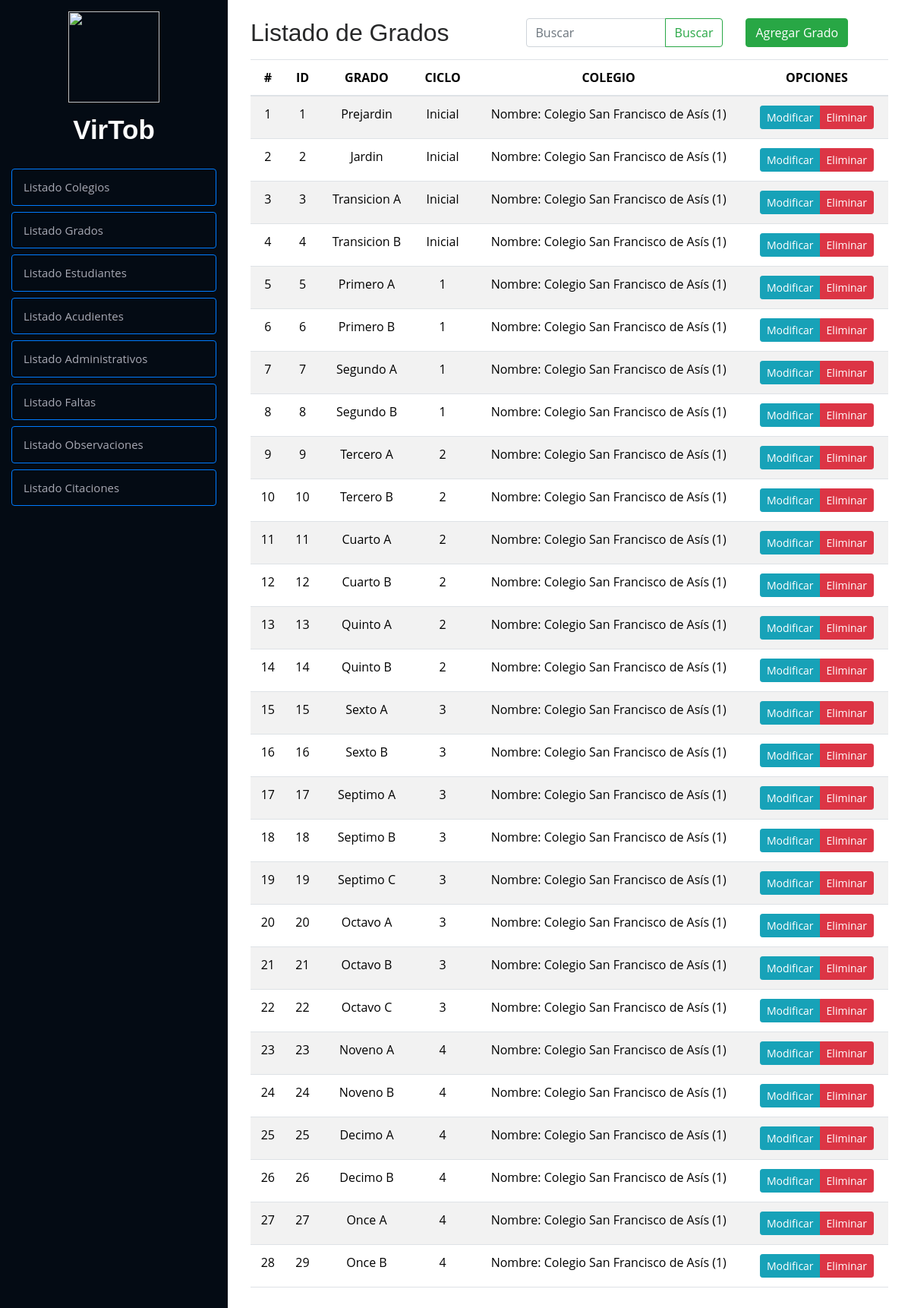
The page /crud/listaGrado/ (signed in) on the database its author committed.
### Modulos/Observador/models.py (models this page shows, shortened)
class Grado(models.Model):
    idGrado = models.AutoField(primary_key=True)
    grado = models.CharField(max_length=16, null=True, blank=True)
    ciclo = models.CharField(max_length=7)
    idColegio = models.ForeignKey(
        Colegio, on_delete=models.CASCADE, related_name="grado", default=1)

class Colegio(models.Model):
    idColegio = models.AutoField(primary_key=True)
    nombre = models.CharField(max_length=50)
    direccion = models.CharField(max_length=100)
    telefono = models.CharField(max_length=13)
    email = models.EmailField(max_length=100)
    def __str__(self):
        return f"Nombre: {self.nombre} ({self.idColegio})"
    class Meta:
        verbose_name = 'Colegio'

### Modulos/Observador/views.py (the view)
# urls.py: path('listaGrado/', listaGrado, name='listaGrado'),
def listaGrado(request):
    if not request.session.get('isLogged', False):
        return redirect('login')
    if request.session.get('userType', False) != "directivo":
        return redirect('home')
    query = request.GET.get("buscar", "")  # Obtener el valor del input
    grados = Grado.objects.all()
    if query:
        grados = grados.filter(
            Q(grado__icontains=query) |
            Q(ciclo__icontains=query) |
            Q(idColegio__nombre__icontains=query)
        )
    return render(request, 'listas/grados.html', {'grado': grados, "query": query})

### Modulos/Usuarios/context_processors.py (called while the page is built)
def session_variables(request):
    return {
        'isLogged': request.session.get('isLogged', None),
        'userId': request.session.get('userId', None),
        'userType': request.session.get('userType', None),
        'userNombre': request.session.get('userNombre', None)
    }

### Modulos/Observador/templates/listas/grados.html (shortened to what this page needs)
{% extends "../index.html" %}
{% load static %}
        {% block contenido %}
        <div class="container py-4">
            <div class="row">
                <div class="col-md-12">
                    <div class="row">
                        <div class="col-5">
                            <h2>Listado de Grados</h2>
                        </div>
                        <div class="col-4">
                            <form class="d-flex" method="GET">
                                <div class="input-group">
                                    <input type="text" class="form-control" placeholder="Buscar" name="buscar" value="{{ query }}"
                                        aria-label="Search">
                                    <button class="btn btn-outline-success" type="submit">Buscar</button>
                                </div>
                            </form>
                        </div>
                        <div class="col-3">
                            <a href="{% url 'agregarGrado' %}" class="btn btn-success">Agregar Grado</a>
                        </div>
                    </div>
                    <div class="table-responsive">
                        <table class="table table-striped">
                            <thead>
                                <tr>
                                    <th>#</th>
                                    <th>ID</th>
                                    <th>GRADO</th>
                                    <th>CICLO</th>
                                    <th>COLEGIO</th>
                                    <th>OPCIONES</th>
                                </tr>
                            </thead>
                            <tbody>
                                {% if grado %}
                                {% for grado in grado %}
                                <tr>
                                    <td class="">{{ forloop.counter }}</td>
                                    <td class="">{{ grado.idGrado }}</td>
                                    <td class="">{{ grado.grado }}</td>
                                    <td class="">{{ grado.ciclo }}</td>
                                    <td class="">{{ grado.idColegio }}</td>
                                    <td>
                                        <div class="btn-group btn-group-sm" role="group" aria-label="Basic example">
                                            <a href="{% url 'modificarGrado' grado.idGrado %}"
                                                class="btn btn-info btn-sm">
                                                Modificar
                                            </a>
                                            <a href="#" onclick="eliminarGrado({{ grado.idGrado }})"
                                                class="btn btn-danger btn-sm">
                                                Eliminar
                                            </a>
                                        </div>
                                    </td>
                                </tr>
                                {% endfor %}
                                {% else %}
                                <tr>
                                    <td colspan="6" class="text-center text-danger">⚠ No se encontraron resultados</td>
                                </tr>
                                {% endif %}
                            </tbody>
                        </table>
                    </div>
                </div>
            </div>
        </div>
        {% endblock %}

### observadorVirtual/static/css/style.css (style rules this page uses)
body { font-family: "Open Sans", sans-serif; color: #272829; }
a { color: #149ddd; }
h1, h2, h3, h4, h5, h6 { font-family: "Raleway", sans-serif; }
th, td { text-align: center; vertical-align: middle; }

### rows shown on the page
Grado: idGrado "1", grado "Prejardin", ciclo "Inicial", idColegio "Nombre: Colegio San Francisco de Asís (1)"
Grado: idGrado "2", grado "Jardin", ciclo "Inicial", idColegio "Nombre: Colegio San Francisco de Asís (1)"
Grado: idGrado "3", grado "Transicion A", ciclo "Inicial", idColegio "Nombre: Colegio San Francisco de Asís (1)"
Grado: idGrado "4", grado "Transicion B", ciclo "Inicial", idColegio "Nombre: Colegio San Francisco de Asís (1)"
Grado: idGrado "5", grado "Primero A", ciclo "1", idColegio "Nombre: Colegio San Francisco de Asís (1)"
Grado: idGrado "6", grado "Primero B", ciclo "1", idColegio "Nombre: Colegio San Francisco de Asís (1)"
Grado: idGrado "7", grado "Segundo A", ciclo "1", idColegio "Nombre: Colegio San Francisco de Asís (1)"
Grado: idGrado "8", grado "Segundo B", ciclo "1", idColegio "Nombre: Colegio San Francisco de Asís (1)"
Grado: idGrado "9", grado "Tercero A", ciclo "2", idColegio "Nombre: Colegio San Francisco de Asís (1)"
Grado: idGrado "10", grado "Tercero B", ciclo "2", idColegio "Nombre: Colegio San Francisco de Asís (1)"
Grado: idGrado "11", grado "Cuarto A", ciclo "2", idColegio "Nombre: Colegio San Francisco de Asís (1)"
Grado: idGrado "12", grado "Cuarto B", ciclo "2", idColegio "Nombre: Colegio San Francisco de Asís (1)"
Grado: idGrado "13", grado "Quinto A", ciclo "2", idColegio "Nombre: Colegio San Francisco de Asís (1)"
Grado: idGrado "14", grado "Quinto B", ciclo "2", idColegio "Nombre: Colegio San Francisco de Asís (1)"
Grado: idGrado "15", grado "Sexto A", ciclo "3", idColegio "Nombre: Colegio San Francisco de Asís (1)"
Grado: idGrado "16", grado "Sexto B", ciclo "3", idColegio "Nombre: Colegio San Francisco de Asís (1)"
Grado: idGrado "17", grado "Septimo A", ciclo "3", idColegio "Nombre: Colegio San Francisco de Asís (1)"
Grado: idGrado "18", grado "Septimo B", ciclo "3", idColegio "Nombre: Colegio San Francisco de Asís (1)"
Grado: idGrado "19", grado "Septimo C", ciclo "3", idColegio "Nombre: Colegio San Francisco de Asís (1)"
Grado: idGrado "20", grado "Octavo A", ciclo "3", idColegio "Nombre: Colegio San Francisco de Asís (1)"
Grado: idGrado "21", grado "Octavo B", ciclo "3", idColegio "Nombre: Colegio San Francisco de Asís (1)"
Grado: idGrado "22", grado "Octavo C", ciclo "3", idColegio "Nombre: Colegio San Francisco de Asís (1)"
Grado: idGrado "23", grado "Noveno A", ciclo "4", idColegio "Nombre: Colegio San Francisco de Asís (1)"
Grado: idGrado "24", grado "Noveno B", ciclo "4", idColegio "Nombre: Colegio San Francisco de Asís (1)"
Grado: idGrado "25", grado "Decimo A", ciclo "4", idColegio "Nombre: Colegio San Francisco de Asís (1)"
Grado: idGrado "26", grado "Decimo B", ciclo "4", idColegio "Nombre: Colegio San Francisco de Asís (1)"
Grado: idGrado "27", grado "Once A", ciclo "4", idColegio "Nombre: Colegio San Francisco de Asís (1)"
Grado: idGrado "29", grado "Once B", ciclo "4", idColegio "Nombre: Colegio San Francisco de Asís (1)"
